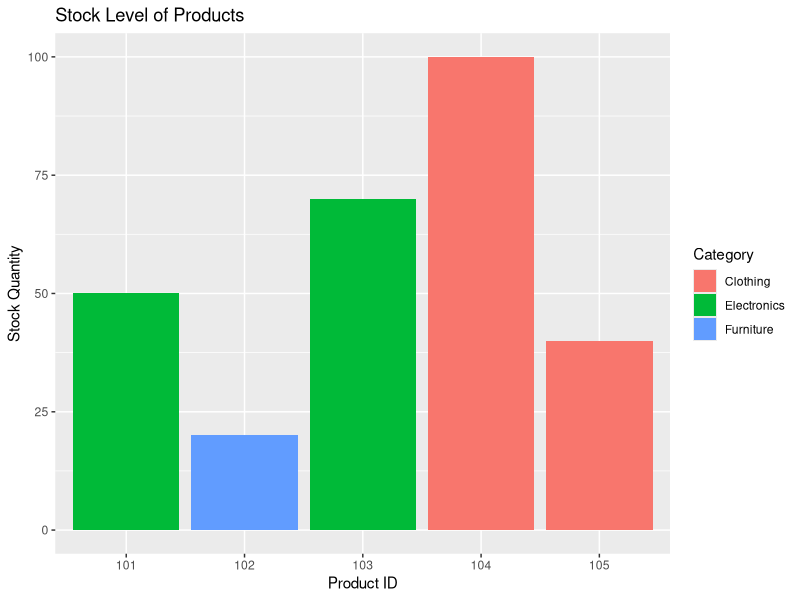
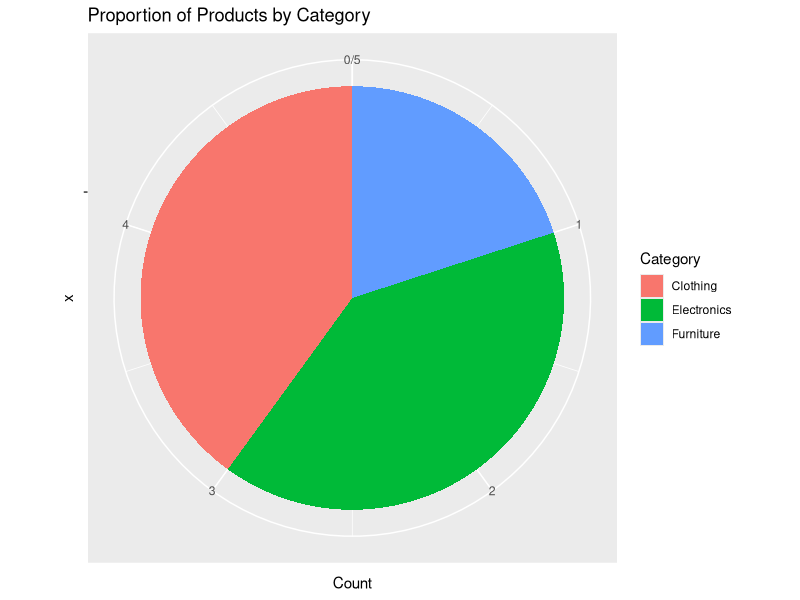
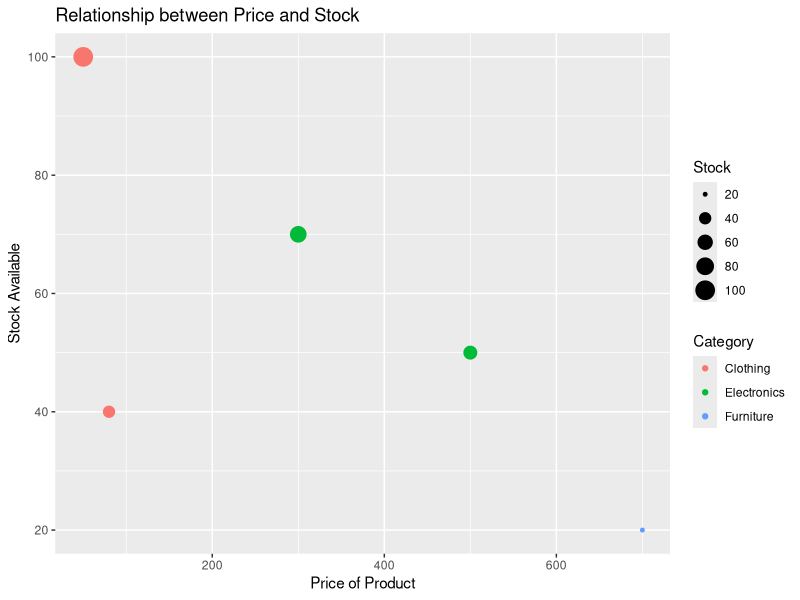

Source code (R) for these figures, in order:
# -------------------------------
# Set 4: Product Inventory Management
# -------------------------------

# Load required library
library(ggplot2)

# 1. Create the dataset
product_data <- data.frame(
  ProductID = c(101, 102, 103, 104, 105),
  Category = c("Electronics", "Furniture", "Electronics", "Clothing", "Clothing"),
  Stock = c(50, 20, 70, 100, 40),
  Price = c(500, 700, 300, 50, 80)
)

# -------------------------------
# 2. Bar Chart - Stock Level of Products
# -------------------------------
ggplot(product_data, aes(x = factor(ProductID), y = Stock, fill = Category)) +
  geom_bar(stat = "identity") +
  labs(title = "Stock Level of Products",
       x = "Product ID", y = "Stock Quantity")

# -------------------------------
# 3. Pie Chart - Proportion of Products by Category
# -------------------------------
# Calculate counts for each category
category_counts <- as.data.frame(table(product_data$Category))
colnames(category_counts) <- c("Category", "Count")

ggplot(category_counts, aes(x = "", y = Count, fill = Category)) +
  geom_bar(stat = "identity", width = 1) +
  coord_polar("y") +
  labs(title = "Proportion of Products by Category")

# -------------------------------
# 4. Scatter Plot - Relationship between Price and Stock
# -------------------------------
ggplot(product_data, aes(x = Price, y = Stock, color = Category, size = Stock)) +
  geom_point() +
  labs(title = "Relationship between Price and Stock",
       x = "Price of Product", y = "Stock Available")

# -------------------------------
# Insights:
# - Bar chart shows individual product stock levels.
# - Pie chart shows Clothing (2 products), Electronics (2), Furniture (1).
# - Scatter plot helps check if higher-priced items have lower stock.
# -------------------------------
